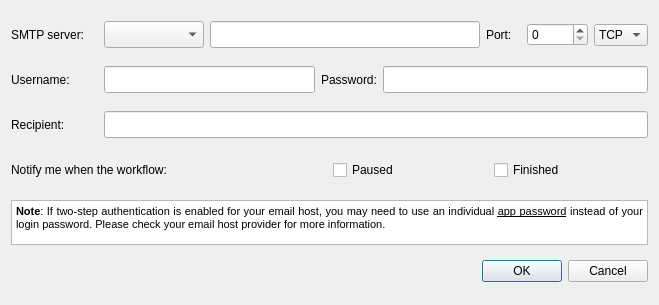
<?xml version="1.0" encoding="UTF-8"?>
<ui version="4.0">
 <class>EmailNotifierConfigDialog</class>
 <widget class="QDialog" name="EmailNotifierConfigDialog">
  <property name="geometry">
   <rect>
    <x>0</x>
    <y>0</y>
    <width>659</width>
    <height>305</height>
   </rect>
  </property>
  <property name="windowTitle">
   <string>Email Notifier Configuration</string>
  </property>
  <layout class="QGridLayout" name="gridLayout">
   <item row="0" column="0">
    <layout class="QHBoxLayout" name="horizontalLayout_2">
     <item>
      <widget class="QLabel" name="label">
       <property name="minimumSize">
        <size>
         <width>87</width>
         <height>30</height>
        </size>
       </property>
       <property name="maximumSize">
        <size>
         <width>87</width>
         <height>30</height>
        </size>
       </property>
       <property name="text">
        <string>SMTP server:</string>
       </property>
      </widget>
     </item>
     <item>
      <layout class="QHBoxLayout" name="horizontalLayout">
       <item>
        <widget class="QComboBox" name="hostComboBox">
         <property name="minimumSize">
          <size>
           <width>100</width>
           <height>27</height>
          </size>
         </property>
         <property name="maximumSize">
          <size>
           <width>70</width>
           <height>27</height>
          </size>
         </property>
         <item>
          <property name="text">
           <string/>
          </property>
         </item>
         <item>
          <property name="text">
           <string>Gmail</string>
          </property>
         </item>
         <item>
          <property name="text">
           <string>Yahoo!</string>
          </property>
         </item>
         <item>
          <property name="text">
           <string>Outlook</string>
          </property>
         </item>
         <item>
          <property name="text">
           <string>Other</string>
          </property>
         </item>
        </widget>
       </item>
       <item>
        <widget class="QLineEdit" name="hostLineEdit">
         <property name="minimumSize">
          <size>
           <width>200</width>
           <height>27</height>
          </size>
         </property>
         <property name="maximumSize">
          <size>
           <width>16777215</width>
           <height>27</height>
          </size>
         </property>
         <property name="whatsThis">
          <string>&lt;html&gt;&lt;head/&gt;&lt;body&gt;&lt;p&gt;SMTP Server Address.&lt;/p&gt;&lt;/body&gt;&lt;/html&gt;</string>
         </property>
        </widget>
       </item>
      </layout>
     </item>
     <item>
      <widget class="QLabel" name="label_2">
       <property name="minimumSize">
        <size>
         <width>35</width>
         <height>30</height>
        </size>
       </property>
       <property name="maximumSize">
        <size>
         <width>34</width>
         <height>30</height>
        </size>
       </property>
       <property name="text">
        <string>Port:</string>
       </property>
      </widget>
     </item>
     <item>
      <widget class="QSpinBox" name="port">
       <property name="sizePolicy">
        <sizepolicy hsizetype="Minimum" vsizetype="Fixed">
         <horstretch>0</horstretch>
         <verstretch>0</verstretch>
        </sizepolicy>
       </property>
       <property name="maximumSize">
        <size>
         <width>75</width>
         <height>16777215</height>
        </size>
       </property>
       <property name="accelerated">
        <bool>true</bool>
       </property>
       <property name="maximum">
        <number>99999</number>
       </property>
      </widget>
     </item>
     <item>
      <widget class="QComboBox" name="protocols">
       <property name="maximumSize">
        <size>
         <width>70</width>
         <height>16777215</height>
        </size>
       </property>
       <item>
        <property name="text">
         <string>TCP</string>
        </property>
       </item>
       <item>
        <property name="text">
         <string>SSL</string>
        </property>
       </item>
       <item>
        <property name="text">
         <string>TLS</string>
        </property>
       </item>
      </widget>
     </item>
    </layout>
   </item>
   <item row="5" column="0">
    <widget class="QDialogButtonBox" name="confirmButtonBox">
     <property name="standardButtons">
      <set>QDialogButtonBox::Cancel|QDialogButtonBox::Ok</set>
     </property>
    </widget>
   </item>
   <item row="3" column="0">
    <layout class="QHBoxLayout" name="horizontalLayout_7">
     <item>
      <widget class="QLabel" name="label_3">
       <property name="minimumSize">
        <size>
         <width>0</width>
         <height>30</height>
        </size>
       </property>
       <property name="maximumSize">
        <size>
         <width>16777215</width>
         <height>30</height>
        </size>
       </property>
       <property name="text">
        <string>Notify me when the workflow:</string>
       </property>
      </widget>
     </item>
     <item>
      <layout class="QHBoxLayout" name="horizontalLayout_3">
       <item>
        <widget class="QCheckBox" name="pausedCheckBox">
         <property name="maximumSize">
          <size>
           <width>16777215</width>
           <height>30</height>
          </size>
         </property>
         <property name="text">
          <string>Paused</string>
         </property>
        </widget>
       </item>
       <item>
        <widget class="QCheckBox" name="finishedCheckBox">
         <property name="maximumSize">
          <size>
           <width>16777215</width>
           <height>30</height>
          </size>
         </property>
         <property name="text">
          <string>Finished</string>
         </property>
        </widget>
       </item>
      </layout>
     </item>
    </layout>
   </item>
   <item row="2" column="0">
    <layout class="QHBoxLayout" name="horizontalLayout_5">
     <item>
      <widget class="QLabel" name="label_9">
       <property name="minimumSize">
        <size>
         <width>87</width>
         <height>30</height>
        </size>
       </property>
       <property name="maximumSize">
        <size>
         <width>87</width>
         <height>30</height>
        </size>
       </property>
       <property name="text">
        <string>Recipient:</string>
       </property>
      </widget>
     </item>
     <item>
      <widget class="QLineEdit" name="recipient">
       <property name="minimumSize">
        <size>
         <width>0</width>
         <height>27</height>
        </size>
       </property>
       <property name="maximumSize">
        <size>
         <width>16777215</width>
         <height>27</height>
        </size>
       </property>
      </widget>
     </item>
    </layout>
   </item>
   <item row="1" column="0">
    <layout class="QHBoxLayout" name="horizontalLayout_6">
     <item>
      <layout class="QHBoxLayout" name="horizontalLayout_4">
       <item>
        <widget class="QLabel" name="label_5">
         <property name="minimumSize">
          <size>
           <width>87</width>
           <height>30</height>
          </size>
         </property>
         <property name="maximumSize">
          <size>
           <width>87</width>
           <height>30</height>
          </size>
         </property>
         <property name="text">
          <string>Username:</string>
         </property>
        </widget>
       </item>
       <item>
        <widget class="QLineEdit" name="username">
         <property name="minimumSize">
          <size>
           <width>211</width>
           <height>27</height>
          </size>
         </property>
         <property name="maximumSize">
          <size>
           <width>211</width>
           <height>27</height>
          </size>
         </property>
         <property name="maxLength">
          <number>32767</number>
         </property>
        </widget>
       </item>
       <item>
        <widget class="QLabel" name="label_6">
         <property name="minimumSize">
          <size>
           <width>0</width>
           <height>30</height>
          </size>
         </property>
         <property name="maximumSize">
          <size>
           <width>16777215</width>
           <height>30</height>
          </size>
         </property>
         <property name="text">
          <string>Password:</string>
         </property>
        </widget>
       </item>
       <item>
        <widget class="QLineEdit" name="password">
         <property name="minimumSize">
          <size>
           <width>0</width>
           <height>27</height>
          </size>
         </property>
         <property name="maximumSize">
          <size>
           <width>16777215</width>
           <height>27</height>
          </size>
         </property>
         <property name="echoMode">
          <enum>QLineEdit::Password</enum>
         </property>
         <property name="clearButtonEnabled">
          <bool>false</bool>
         </property>
        </widget>
       </item>
      </layout>
     </item>
    </layout>
   </item>
   <item row="4" column="0">
    <widget class="QTextBrowser" name="noteTextBrowser">
     <property name="maximumSize">
      <size>
       <width>16777215</width>
       <height>45</height>
      </size>
     </property>
     <property name="html">
      <string>&lt;!DOCTYPE HTML PUBLIC &quot;-//W3C//DTD HTML 4.0//EN&quot; &quot;http://www.w3.org/TR/REC-html40/strict.dtd&quot;&gt;
&lt;html&gt;&lt;head&gt;&lt;meta name=&quot;qrichtext&quot; content=&quot;1&quot; /&gt;&lt;style type=&quot;text/css&quot;&gt;
p, li { white-space: pre-wrap; }
&lt;/style&gt;&lt;/head&gt;&lt;body style=&quot; font-family:'MS Shell Dlg 2'; font-size:8.25pt; font-weight:400; font-style:normal;&quot;&gt;
&lt;p align=&quot;justify&quot; style=&quot; margin-top:12px; margin-bottom:12px; margin-left:0px; margin-right:0px; -qt-block-indent:0; text-indent:0px;&quot;&gt;&lt;span style=&quot; font-weight:600;&quot;&gt;Note&lt;/span&gt;: If two-step authentication is enabled for your email host, you may need to use an individual &lt;span style=&quot; text-decoration: underline;&quot;&gt;app password&lt;/span&gt; instead of your login password. Please check your email host provider for more information.&lt;/p&gt;&lt;/body&gt;&lt;/html&gt;</string>
     </property>
    </widget>
   </item>
  </layout>
 </widget>
 <resources/>
 <connections/>
</ui>
